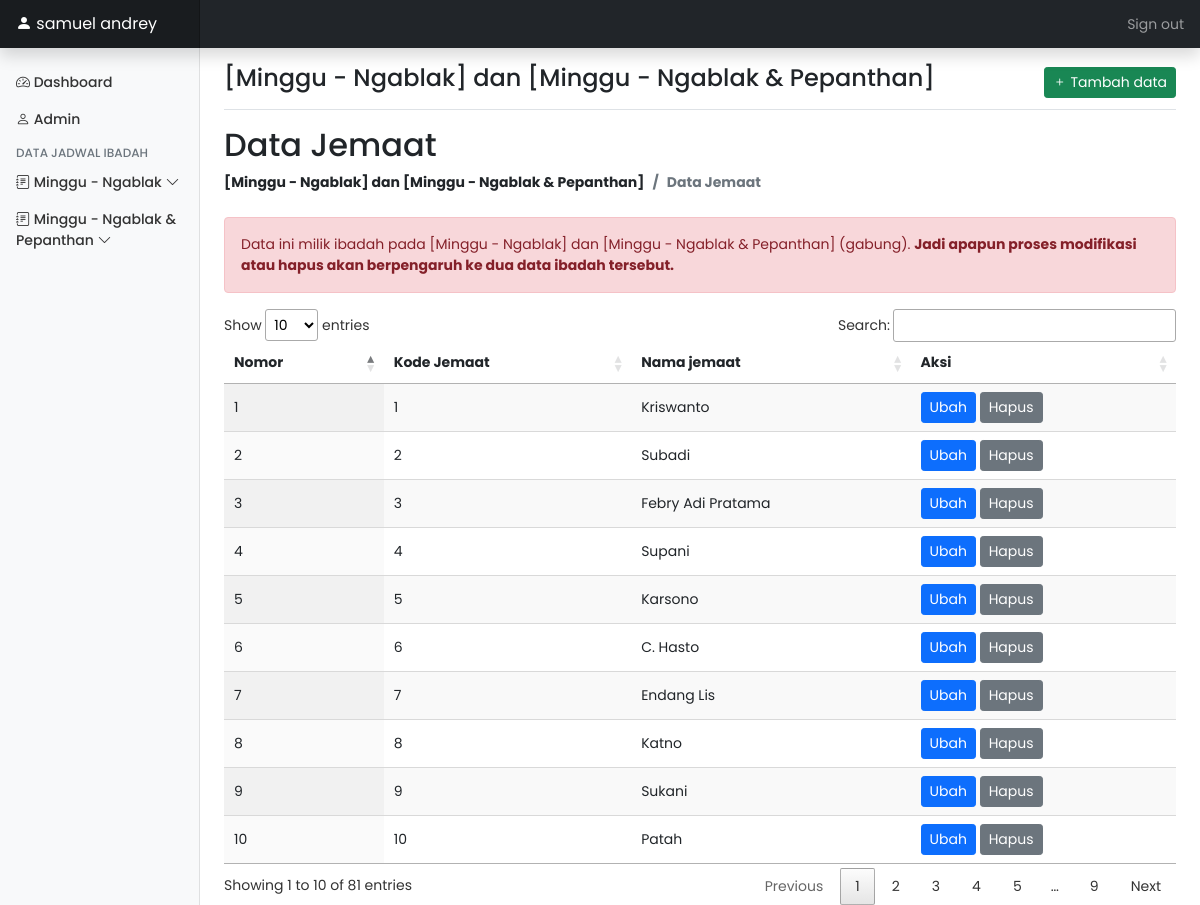
Screenshot of /admin/ngm_jmt.php (signed in) with the database file from the repository.
### tables this page shows
CREATE TABLE `ngm_jmt` (
  `id_jmt` int(11) NOT NULL,
  `kd_jmt` varchar(10) NOT NULL,
  `nama_jmt` varchar(40) NOT NULL
);

### koneksi.php (called while the page is built, shortened)
<?php
$servername = "localhost";
$username = "root";
$password = "";
$db = "gitjngablak";
$conn = mysqli_connect($servername,$username,$password,$db);
function query($query) {
    global $conn;
    $result = mysqli_query($conn, $query);
    $rows = [];
    while($row = mysqli_fetch_assoc($result)) {
        $rows[] = $row;
    }
    return $rows;
}
?>

### admin/ngm_jmt.php (the view, shortened to what this page needs)
<?php
if(isset($_SESSION['login'])) :
$sql = query("SELECT * FROM ngm_jmt");
?>
<!doctype html>
<html lang="en">
  <head>
    <link href="assets/datatable/css/jquery.dataTables.min.css" rel="stylesheet">
    <link href="assets/datatable/css/responsive.dataTables.min.css" rel="stylesheet">
    <link href="assets/bootstrap-icons/bootstrap-icons.css" rel="stylesheet">
    <link href="assets/dist/css/bootstrap.min.css" rel="stylesheet">
    <link href="assets/dist/css/dashboard.css" rel="stylesheet">
  </head>
  <body>
  <div class="container-fluid">
    <div class="row">
      <?php require 'komponen/header.php';?>
      <?php require 'komponen/navbar.php';?>
      <main class="col-md-9 ms-sm-auto col-lg-10 px-md-4">
        <div class="d-flex justify-content-between flex-wrap flex-md-nowrap align-items-center pt-3 pb-2 mb-3 border-bottom">
          <h4 class="h4">[Minggu - Ngablak] dan [Minggu - Ngablak & Pepanthan]</h4>
          <div class="btn-toolbar mb-2 mb-md-0">
            <button type="button" class="btn btn-sm btn-success"data-bs-toggle="modal" data-bs-target="#tambahdata">
              <i class="bi bi-plus"></i>
              Tambah data
            </button>
          </div>
        </div>
        <h2>Data Jemaat</h2>
        <nav aria-label="breadcrumb" class="mb-4">
          <ol class="breadcrumb fw-bold">
            <li class="breadcrumb-item">[Minggu - Ngablak] dan [Minggu - Ngablak & Pepanthan]</li>
            <li class="breadcrumb-item active" aria-current="page">Data Jemaat</li>
          </ol>
        </nav>
        <div class="alert alert-danger" role="alert">
          Data ini milik ibadah pada [Minggu - Ngablak] dan [Minggu - Ngablak & Pepanthan] (gabung).
          <strong class="fw-bold">Jadi apapun proses modifikasi atau hapus akan berpengaruh ke dua data ibadah tersebut.</strong>
        </div>
        <table id="tabel_ibd" class="display nowrap" style="width:100%">
          <thead>
              <tr>
                <th>Nomor</th>
                <th>Kode Jemaat</th>
                <th>Nama jemaat</th>
                <th>Aksi</th>
              </tr>
          </thead>
          <tbody>
          <?php foreach($sql as $row) : ?>
              <tr>
                <td><?= $row['id_jmt']?></td>
                <td><?= $row['kd_jmt']?></td>
                <td><?= $row["nama_jmt"]?></td>
                <td>
                  <a href="" type="button" class="btn btn-sm btn-primary"  data-bs-toggle="modal" data-bs-target="#ubahdata" onclick="dataId('<?= $row['id_jmt'];?>')">Ubah</a>
                  <a href="?id=<?= $row["id_jmt"]?>" type="button" class="btn btn-sm btn-secondary" onclick="return confirm('Konfirmasi penghapusan data');">Hapus</a>
                </td>
              </tr>
          <?php endforeach; ?>
          </tbody>
        </table>
      </main>
    </div>
  </div>
</body>
</html>
<?php
else :
  header("Location: ../");
endif; ?>

### admin/ngm_jmt.php (style rules this page uses)
* { font-family: 'Poppins', sans-serif; }

### rows the page displays
ngm_jmt: id_jmt "1", kd_jmt "1", nama_jmt "Kriswanto"
ngm_jmt: id_jmt "2", kd_jmt "2", nama_jmt "Subadi"
ngm_jmt: id_jmt "3", kd_jmt "3", nama_jmt "Febry Adi Pratama"
ngm_jmt: id_jmt "4", kd_jmt "4", nama_jmt "Supani"
ngm_jmt: id_jmt "5", kd_jmt "5", nama_jmt "Karsono"
ngm_jmt: id_jmt "6", kd_jmt "6", nama_jmt "C. Hasto"
ngm_jmt: id_jmt "7", kd_jmt "7", nama_jmt "Endang Lis"
ngm_jmt: id_jmt "8", kd_jmt "8", nama_jmt "Katno"
ngm_jmt: id_jmt "9", kd_jmt "9", nama_jmt "Sukani"
ngm_jmt: id_jmt "10", kd_jmt "10", nama_jmt "Patah"

### other values shown
$_SESSION['login'] "samuel andrey"
